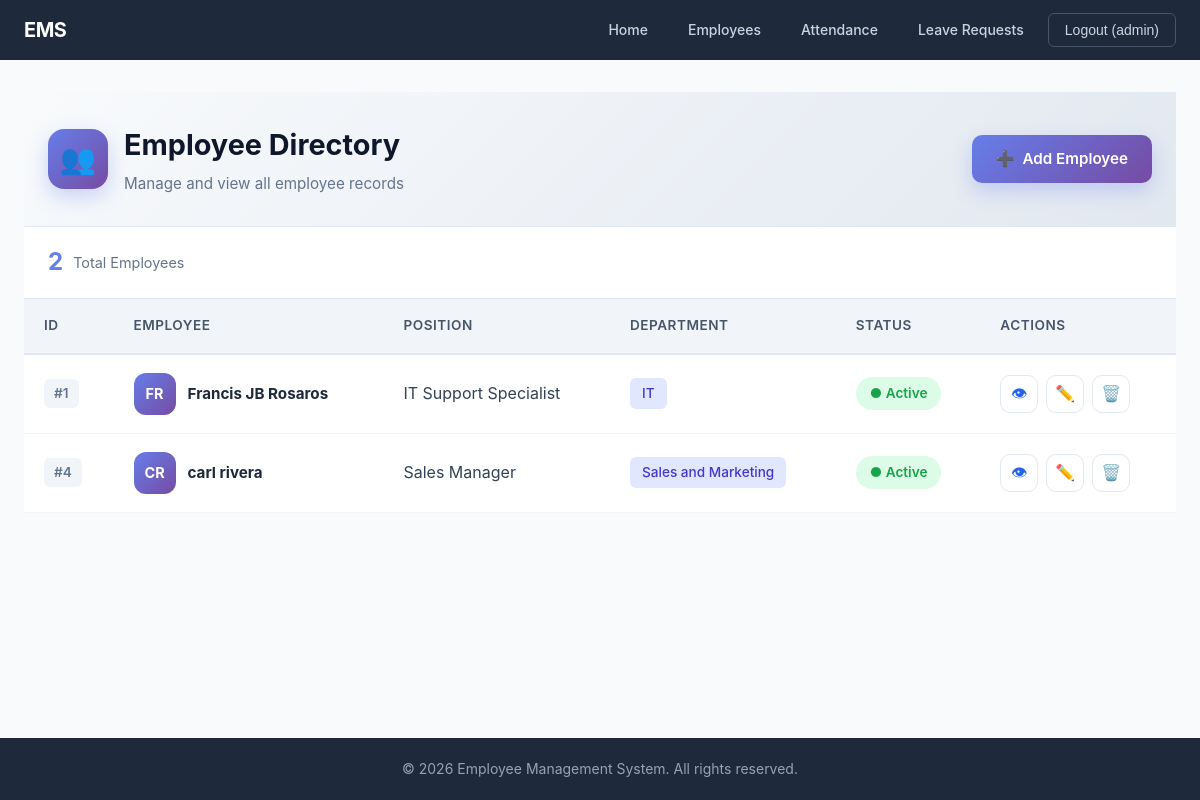
Screenshot of /employees/ (signed in) with the database file from the repository.
### app/models.py (models this page shows, shortened)
class Employee(models.Model):
    first_name = models.CharField(max_length=50)
    last_name = models.CharField(max_length=50)
    email = models.EmailField(unique=True)
    phone = models.CharField(max_length=15, blank=True)
    date_of_birth = models.DateField(null=True, blank=True)
    address = models.TextField(blank=True)
    department = models.ForeignKey(Department, on_delete=models.SET_NULL, null=True)
    position = models.ForeignKey(Position, on_delete=models.SET_NULL, null=True)
    date_joined = models.DateField()
    salary = models.DecimalField(max_digits=10, decimal_places=2, null=True, blank=True)
    is_active = models.BooleanField(default=True)

class Position(models.Model):
    title = models.CharField(max_length=100)
    description = models.TextField(blank=True)
    department = models.ForeignKey(Department, on_delete=models.SET_NULL, null=True)
    def __str__(self):
        return self.title

class Department(models.Model):
    name = models.CharField(max_length=100)
    description = models.TextField(blank=True)
    def __str__(self):
        return self.name

### app/views.py (the view)
# urls.py: path('employees/', views.employee_list, name='employee_list'),
@login_required
def employee_list(request):
    employees = Employee.objects.all()
    return render(request, 'base/employee_list.html', {'employees': employees})

### app/templates/base/employee_list.html (shortened to what this page needs)
{% extends 'base/base.html' %}
{% block content %}
<div class="page-header">
    <div class="page-header-content">
        <div class="page-icon blue">
            <span>👥</span>
        </div>
        <div class="page-title-section">
            <h1>Employee Directory</h1>
            <p>Manage and view all employee records</p>
        </div>
    </div>
    <a href="{% url 'employee_add' %}" class="header-btn">
        <span>➕</span> Add Employee
    </a>
</div>
<div class="stats-bar">
    <div class="mini-stat">
        <span class="mini-stat-value">{{ employees|length }}</span>
        <span class="mini-stat-label">Total Employees</span>
    </div>
</div>
<div class="table-container">
    <table class="data-table">
        <thead>
            <tr>
                <th>ID</th>
                <th>Employee</th>
                <th>Position</th>
                <th>Department</th>
                <th>Status</th>
                <th>Actions</th>
            </tr>
        </thead>
        <tbody>
            {% for employee in employees %}
            <tr>
                <td data-label="ID">
                    <span class="id-badge">#{{ employee.id }}</span>
                </td>
                <td data-label="Employee">
                    <div class="employee-info">
                        <div class="avatar">{{ employee.first_name|slice:":1" }}{{ employee.last_name|slice:":1" }}</div>
                        <div class="employee-name">
                            <strong>{{ employee.first_name }} {{ employee.last_name }}</strong>
                        </div>
                    </div>
                </td>
                <td data-label="Position">{{ employee.position }}</td>
                <td data-label="Department">
                    <span class="dept-tag">{{ employee.department }}</span>
                </td>
                <td data-label="Status">
                    <span class="status-badge {% if employee.is_active %}status-active{% else %}status-inactive{% endif %}">
                        {% if employee.is_active %}● Active{% else %}○ Inactive{% endif %}
                    </span>
                </td>
                <td data-label="Actions">
                    <div class="table-actions">
                        <a href="{% url 'employee_detail' employee.pk %}" class="tbl-btn tbl-btn-view" title="View">👁</a>
                        <a href="{% url 'employee_edit' employee.pk %}" class="tbl-btn tbl-btn-edit" title="Edit">✏️</a>
                        <a href="{% url 'employee_delete' employee.pk %}" class="tbl-btn tbl-btn-delete" title="Delete">🗑️</a>
                    </div>
                </td>
            </tr>
            {% endfor %}
        </tbody>
    </table>
</div>
{% endblock %}

### app/templates/base/base.html (shortened to what this page needs)
<!DOCTYPE html>
<html lang="en">
<head>
    {% load static %}
    <link rel="stylesheet" href="{% static 'css/base.css' %}">
</head>
<body>
    <nav class="navbar">
        <div class="navbar-container">
            <h1 class="navbar-title">EMS</h1>
            <ul class="navbar-menu" id="navbar-menu">
                {% if user.is_authenticated %}
                    <li><a href="{% url 'home' %}">Home</a></li>
                    <li><a href="{% url 'employee_list' %}">Employees</a></li>
                    <li><a href="{% url 'attendance_list' %}">Attendance</a></li>
                    <li><a href="{% url 'leave_list' %}">Leave Requests</a></li>
                    <li class="logout-item">
                        <form method="post" action="{% url 'logout' %}">
                            <button type="submit" class="logout-btn">Logout ({{ user.username }})</button>
                        </form>
                    </li>
                {% else %}
                    <li><a href="{% url 'home' %}">Home</a></li>
                    <li><a href="{% url 'login' %}">Login</a></li>
                    <li><a href="{% url 'register' %}">Register</a></li>
                {% endif %}
            </ul>
        </div>
    </nav>
    <div class="main-content">
        {% block content %}{% endblock %}
    </div>
    <footer class="footer">
        <p>&copy; 2026 Employee Management System. All rights reserved.</p>
    </footer>
</body>
</html>

### static/css/base.css (style rules this page uses)
* { box-sizing: border-box; margin: 0; padding: 0; }
body { font-family: -apple-system, BlinkMacSystemFont, 'Segoe UI', Roboto, Oxygen, Ubuntu, sans-serif; background: #f8fafc; color: #334155; line-height: 1.6; min-height: 100vh; display: flex; flex-direction: column; box-sizing: border-box; margin: 0; padding: 0; }
.navbar { background: #1e293b; padding: 0; position: sticky; top: 0; z-index: 100; }
.navbar-container { max-width: 1200px; margin: 0 auto; padding: 0 24px; display: flex; justify-content: space-between; align-items: center; height: 60px; }
.navbar-title { font-size: 20px; font-weight: 700; color: #fff; letter-spacing: -0.5px; }
.navbar-menu { list-style: none; display: flex; gap: 8px; align-items: center; }
.navbar-menu a { color: #cbd5e1; text-decoration: none; font-size: 14px; font-weight: 500; padding: 8px 16px; border-radius: 6px; transition: all 0.2s; }
.logout-item form { display: inline; }
.logout-btn { color: #cbd5e1; background: transparent; border: 1px solid #475569; font-size: 14px; font-weight: 500; padding: 8px 16px; border-radius: 6px; cursor: pointer; transition: all 0.2s; }
.main-content { flex: 1; padding: 32px 24px; }
p { color: #64748b; }
a { color: #2563eb; text-decoration: none; }
.footer { background: #1e293b; color: #94a3b8; text-align: center; padding: 20px; font-size: 14px; }
.footer p { color: #94a3b8; }
.page-header { background: linear-gradient(135deg, #f8fafc 0%, #e2e8f0 100%); padding: 30px 24px; display: flex; justify-content: space-between; align-items: center; flex-wrap: wrap; gap: 20px; border-bottom: 1px solid #e2e8f0; }
.page-header-content { display: flex; align-items: center; gap: 16px; }
.page-icon { width: 60px; height: 60px; border-radius: 16px; display: flex; align-items: center; justify-content: center; font-size: 1.8rem; }
.page-icon.blue { background: linear-gradient(135deg, #667eea 0%, #764ba2 100%); box-shadow: 0 8px 20px rgba(102, 126, 234, 0.3); }
.page-title-section h1 { margin: 0; font-size: 1.8rem; color: #0f172a; font-weight: 700; }
.page-title-section p { margin: 4px 0 0; color: #64748b; font-size: 0.95rem; }
.header-btn { display: inline-flex; align-items: center; gap: 8px; background: linear-gradient(135deg, #667eea 0%, #764ba2 100%); color: white; padding: 12px 24px; border-radius: 10px; text-decoration: none; font-weight: 600; font-size: 0.95rem; transition: all 0.3s ease; box-shadow: 0 8px 20px rgba(102, 126, 234, 0.3); }
.stats-bar { background: white; padding: 16px 24px; display: flex; gap: 24px; border-bottom: 1px solid #e2e8f0; }
.mini-stat { display: flex; align-items: center; gap: 10px; }
.mini-stat-value { font-size: 1.5rem; font-weight: 700; color: #667eea; }
.mini-stat-label { font-size: 0.9rem; color: #64748b; }
.table-container { background: white; margin: 0; overflow-x: auto; }
.data-table { width: 100%; border-collapse: collapse; }
.data-table thead { background: #f1f5f9; }
.data-table th { padding: 16px 20px; text-align: left; font-weight: 600; color: #475569; font-size: 0.85rem; text-transform: uppercase; letter-spacing: 0.5px; border-bottom: 2px solid #e2e8f0; }
.data-table td { padding: 18px 20px; border-bottom: 1px solid #f1f5f9; vertical-align: middle; }
.data-table tbody tr { transition: all 0.2s ease; }
.id-badge { display: inline-block; background: #f1f5f9; color: #64748b; padding: 4px 10px; border-radius: 6px; font-size: 0.85rem; font-weight: 600; }
.employee-info { display: flex; align-items: center; gap: 12px; }
.avatar { width: 42px; height: 42px; border-radius: 12px; background: linear-gradient(135deg, #667eea 0%, #764ba2 100%); color: white; display: flex; align-items: center; justify-content: center; font-weight: 700; font-size: 0.9rem; text-transform: uppercase; }
.employee-name strong { color: #1e293b; font-size: 0.95rem; }
.dept-tag { display: inline-block; background: #e0e7ff; color: #4338ca; padding: 5px 12px; border-radius: 6px; font-size: 0.85rem; font-weight: 500; }
.status-badge { display: inline-flex; align-items: center; gap: 6px; padding: 6px 14px; border-radius: 50px; font-size: 0.85rem; font-weight: 600; }
.status-active { background: #dcfce7; color: #16a34a; }
.table-actions { display: flex; gap: 8px; }
.tbl-btn { width: 38px; height: 38px; display: flex; align-items: center; justify-content: center; border-radius: 10px; text-decoration: none; font-size: 1rem; transition: all 0.25s ease; border: 1px solid #e2e8f0; background: white; }

### rows the page displays
Employee: id "1", first_name "F", last_name "R", first_name "Francis JB", last_name "Rosaros", position "IT Support Specialist", department "IT", is_active "● Active"
Employee: id "4", first_name "C", last_name "R", first_name "carl", last_name "rivera", position "Sales Manager", department "Sales and Marketing", is_active "● Active"

### other values shown
{{ user.username }} "admin"
{{ employees|length }} "2"
